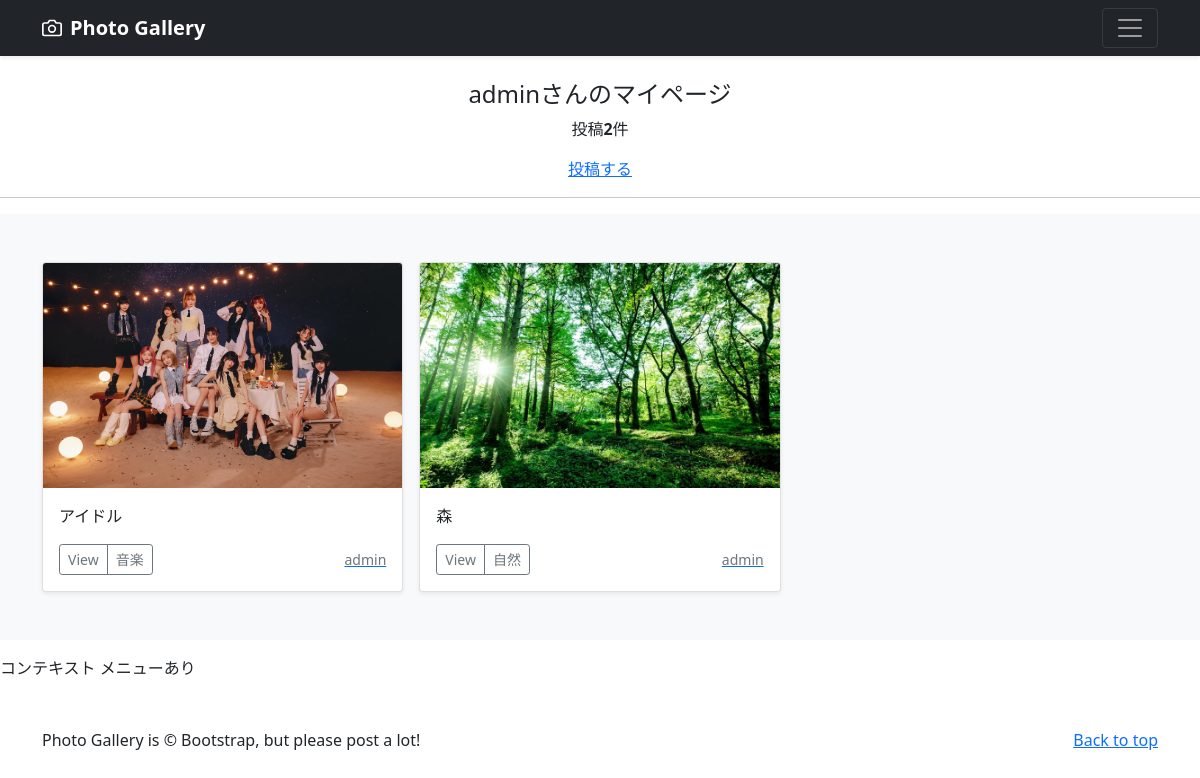
Screenshot of /mypage/ (signed in) with the database file from the repository.
### accounts/models.py (models this page shows)
class CustomUser(AbstractUser):
    pass

### photo/models.py (models this page shows, shortened)
class PhotoPost(models.Model):
    user = models.ForeignKey(
        CustomUser,
        verbose_name='ユーザー', #フィールドのタイトル
        on_delete=models.CASCADE
        )
    category = models.ForeignKey(
        Category,
        verbose_name='カテゴリ', #フィールドのタイトル
        on_delete=models.PROTECT
        )
    title = models.CharField(
        verbose_name='タイトル', #フィールドのタイトル
        max_length=200
        )
    comment = models.TextField(
        verbose_name='コメント', #フィールドのタイトル
        )
    image1 = models.ImageField(
        verbose_name='イメージ1', #フィールドのタイトル
        upload_to = 'photos'
        )
    image2 = models.ImageField(
        verbose_name='イメージ2', #フィールドのタイトル
        upload_to = 'photos',
        blank=True,
        null=True
        )
    posted_at = models.DateTimeField(
        verbose_name='投稿日時', #フィールドのタイトル
        auto_now_add=True
        )

class Category(models.Model):
    title = models.CharField(verbose_name='カテゴリ',max_length=20)

### photo/views.py (the view)
# urls.py: path('mypage/',views.MypageView.as_view(),name='mypage'),
class MypageView(ListView):
    template_name ='mypage.html'
    paginate = 9
    def get_queryset(self):
        queryset = PhotoPost.objects.filter(
            user=self.request.user).order_by('-posted_at')
        return queryset

### photo/templates/mypage.html (shortened to what this page needs)
{% extends 'base.html' %}
      {% block contents %}
      {% if user.is_authenticated %}
      <br>
      <div style="text-align:center">
          <h4>{{user.username}}さんのマイページ</h4>
          {% if object_list.count == 0 %}
             <p>{{user.username}}さんの投稿はありません</p>
          {% else %}
             <p>投稿<strong>{{object_list.count}}</strong>件</p>
          {% endif %}
          <a href="{% url 'photo:post' %}">投稿する</a>
      </div>
      <hr>
      {% endif %}
      {% include "photos_list.html" %}
      {% include "pagination.html" %}
      {% endblock %}

### photo/templates/base.html (shortened to what this page needs)
{% load static %}
<!doctype html>
<html lang="ja">
  <head>
    <link href="https://cdn.jsdelivr.net/npm/bootstrap@5.0.2/dist/css/bootstrap.min.css"
          rel="stylesheet"
>
  </head>
  <body>
    <header>
  <div class="navbar navbar-dark bg-dark shadow-sm">
    <div class="container">
      <a href="{% url 'photo:index' %}"
         class="navbar-brand d-flex align-items-center">
        <strong>Photo Gallery</strong>
      </a>
      <button class="navbar-toggler"
              type="button"
              data-bs-toggle="collapse"
              data-bs-target="#navbarHeader"
              aria-controls="navbarHeader"
              aria-expanded="false"
              aria-label="Toggle navigation">
        <span class="navbar-toggler-icon"></span>
      </button>
    </div>
  </div>
  </header>
  <main>
  {% block contents %}{% endblock %}
  </main>
  <footer class="text-body-secondary py-5">
    <div class="container">
      <p class="float-end mb-1">
        <a href="#">Back to top</a>
      </p>
      <p class="mb-1">Photo Gallery is &copy; Bootstrap, but please post a lot!</p>
    </div>
  </footer>
    </body>
</html>

### photo/templates/photos_list.html (shortened to what this page needs)
<div class="album py-5 bg-light">
  <div class="container">
    <div class="row row-cols-1 row-cols-sm-2 row-cols-md-3 g-3">
      {% for record in object_list %}
      <div class="col">
        <div class="card shadow-sm">
          <img src={{record.image1.url}}
               class="bd-placeholder-img card-img-top"
               width="100%" height="225"
               xmlns="http://www.w3.org/2000/svg"
               role="img" aria-label="Placeholder: Thumbnail"
               preserveAspectRatio="xMidYMid slice"
               focusable="false">
               <rect width="100%" height="100%" fill="#55595c"/>
          <div class="card-body">
            <p class = "cord-text">
              {{record.title}}
            </p>
            <div class="d-flex justify-content-between align-items-center">
              <div class="btn-group">
                <button type="button"
                        class="btn btn-sm btn-outline-secondary"
onclick="location.href='{% url 'photo:photo_detail' record.pk %}'">
                        View</button>
                <button type="button"
                        class="btn btn-sm btn-outline-secondary"
onclick="location.href='{% url 'photo:photos_cat' category=record.category.id %}'">
                        {{record.category.title}}</button>
              </div>
              <a href="{% url 'photo:user_list' user=record.user.id %}">
                <small class="text-muted">
                  {{record.user.username}}</small>
              </a>
            </div>
          </div>
        </div>
      </div>
      {% endfor %}
    </div>
  </div>
</div>

### photo/templates/pagination.html (shortened to what this page needs)
コンテキスト メニューあり

### photo/templates/base.html (style rules this page uses)
.bd-placeholder-img { font-size: 1.125rem; text-anchor: middle; -webkit-user-select: none; -moz-user-select: none; user-select: none; }

### rows the page displays
CustomUser: username "admin"
PhotoPost: image1 (picture), title "アイドル", category "音楽", user.username "admin"
PhotoPost: image1 (picture), title "森", category "自然", user.username "admin"

### other values shown
{{ object_list.count }} "2"
